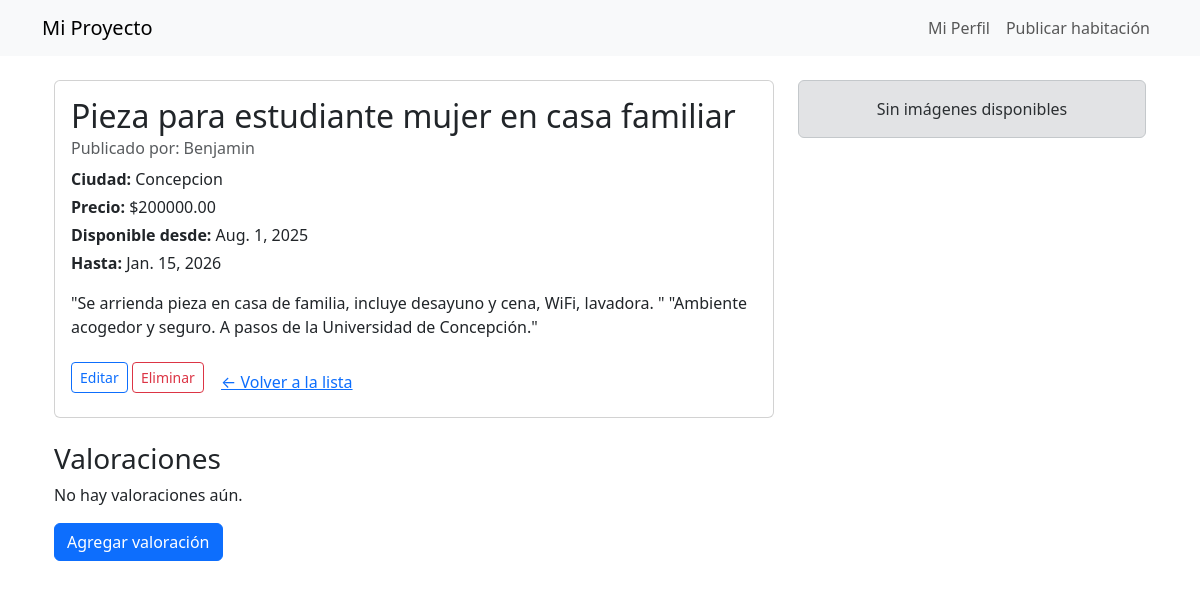
The page /listings/4/ (signed in) on the database as committed earlier.
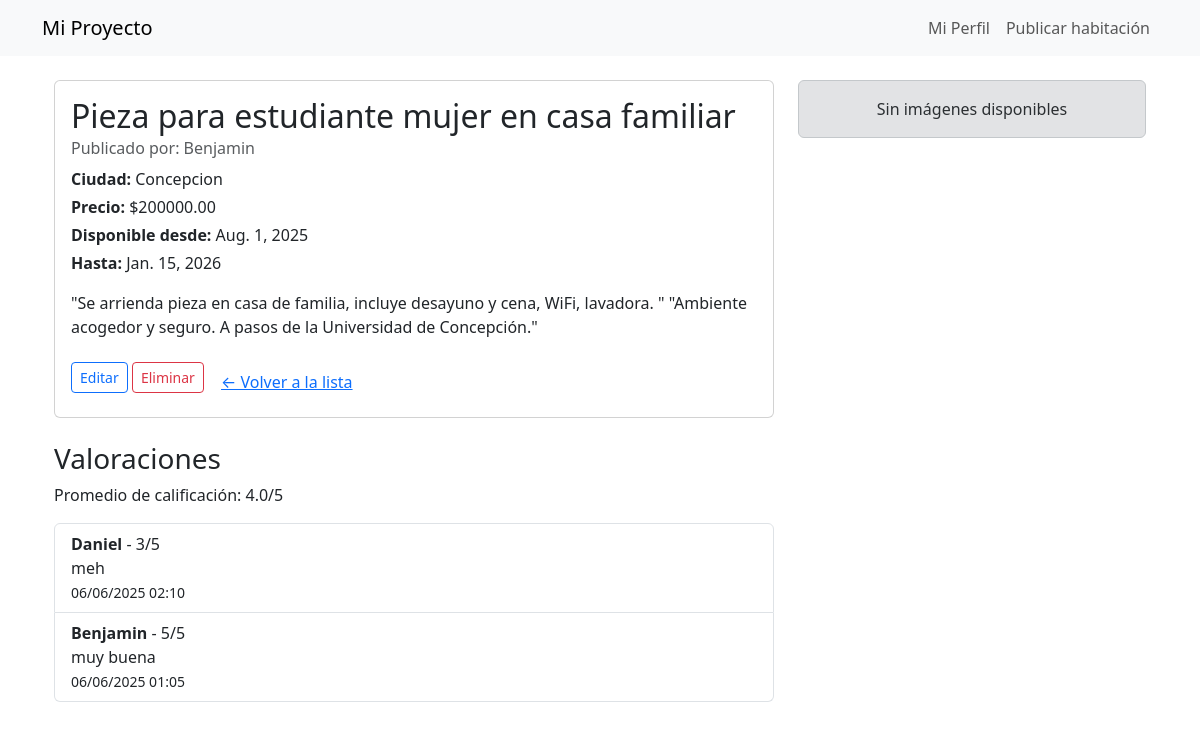
The same page on the database as committed later.
### listings/models.py (models this page shows, shortened)
class Room(models.Model):
    owner = models.ForeignKey(settings.AUTH_USER_MODEL, on_delete=models.CASCADE)
    title = models.CharField(max_length=100)
    description = models.TextField()
    price = models.DecimalField(max_digits=8, decimal_places=2)
    city = models.CharField(max_length=100)
    address = models.CharField(max_length=200)
    available_from = models.DateField()
    available_to = models.DateField()
    created_at = models.DateTimeField(auto_now_add=True)
    archived = models.BooleanField(default=False)  # Nuevo campo

### accounts/models.py (models this page shows, shortened)
class User(AbstractUser):
    USER_ROLES = (
        ('student', 'Estudiante'),
        ('landlord', 'Arrendador'),
    )
    role = models.CharField(max_length=10, choices=USER_ROLES)
    university = models.CharField(max_length=100, blank=True, null=True)
    phone = models.CharField(max_length=20, blank=True, null=True)
    profile_image = models.ImageField(upload_to='profiles/', blank=True, null=True)
    birth_date = models.DateField(blank=True, null=True)  # Nuevo campo

### reviews/models.py (models this page shows, shortened)
class Review(models.Model):
    room = models.ForeignKey(Room, related_name='reviews', on_delete=models.CASCADE)
    user = models.ForeignKey(settings.AUTH_USER_MODEL, on_delete=models.CASCADE)
    rating = models.PositiveSmallIntegerField(choices=[(i, i) for i in range(1, 6)])
    comment = models.TextField()
    created_at = models.DateTimeField(auto_now_add=True)
    class Meta:
        unique_together = ('room', 'user')
        ordering = ['-created_at']

### listings/views.py (the view)
# urls.py: path('<int:pk>/', views.room_detail, name='room_detail'),
def room_detail(request, pk):
    room = get_object_or_404(Room, pk=pk)
    already_booked = False
    if request.user.is_authenticated:
        already_booked = Booking.objects.filter(
            room=room,
            student=request.user,
            status__in=['pending', 'approved'],
        ).exists()
    average_rating = room.reviews.aggregate(Avg('rating'))['rating__avg']
    user_reviewed = False
    if request.user.is_authenticated:
        user_reviewed = room.reviews.filter(user=request.user).exists()
    approved_booking = room.bookings.filter(status='approved').first()
    can_view = not room.archived or request.user == room.owner or (approved_booking and approved_booking.student == request.user)
    if not can_view:
        return redirect('listings:room_list')
    return render(request, 'listings/room_detail.html', {
        'room': room,
        'already_booked': already_booked,
        'average_rating': average_rating,
        'user_reviewed': user_reviewed,
    })

### templates/listings/room_detail.html (shortened to what this page needs)
{% extends 'base/base.html' %}
{% load static %}
{% block extra_head %}
<link rel="stylesheet" href="{% static 'css/room_detail.css' %}">
{% endblock %}
{% block content %}
<div class="container mt-4">
  <div class="row">
    <div class="col-md-8">
      <div class="card mb-4">
        <div class="card-body">
          <h2 class="card-title">{{ room.title }}</h2>
          <h6 class="card-subtitle mb-2 text-muted">Publicado por: {{ room.owner.username }}</h6>
          <p class="mb-1"><strong>Ciudad:</strong> {{ room.city }}</p>
          <p class="mb-1"><strong>Precio:</strong> ${{ room.price }}</p>
          <p class="mb-1"><strong>Disponible desde:</strong> {{ room.available_from }}</p>
          <p class="mb-3"><strong>Hasta:</strong> {{ room.available_to }}</p>
          <p class="card-text">{{ room.description }}</p>
          {% if user == room.owner %}
            <a href="{% url 'listings:room_update' room.pk %}" class="btn btn-outline-primary btn-sm">Editar</a>
            <a href="{% url 'listings:room_delete' room.pk %}" class="btn btn-outline-danger btn-sm">Eliminar</a>
          {% endif %}
          <a href="{% url 'listings:room_list' %}" class="btn btn-link mt-2">← Volver a la lista</a>
        </div>
      </div>
      {% include "reviews/review_list.html" with reviews=room.reviews.all user_reviewed=user_reviewed room=room average_rating=average_rating %}
    </div>
    <div class="col-md-4">
      {% if room.images.all %}
        <div id="roomImagesCarousel" class="carousel slide mb-4" data-bs-ride="carousel">
          <div class="carousel-inner">
            {% for img in room.images.all %}
              <div class="carousel-item {% if forloop.first %}active{% endif %}">
                <img src="{{ img.image.url }}" class="d-block w-100 rounded" alt="Foto de la habitación">
              </div>
            {% endfor %}
          </div>
          {% if room.images.count > 1 %}
            <button class="carousel-control-prev" type="button" data-bs-target="#roomImagesCarousel" data-bs-slide="prev">
              <span class="carousel-control-prev-icon" aria-hidden="true"></span>
              <span class="visually-hidden">Anterior</span>
            </button>
            <button class="carousel-control-next" type="button" data-bs-target="#roomImagesCarousel" data-bs-slide="next">
              <span class="carousel-control-next-icon" aria-hidden="true"></span>
              <span class="visually-hidden">Siguiente</span>
            </button>
          {% endif %}
        </div>
      {% else %}
        <div class="alert alert-secondary text-center">Sin imágenes disponibles</div>
      {% endif %}
    </div>
  </div>
</div>
{% endblock %}

### templates/base/base.html (shortened to what this page needs)
<!DOCTYPE html>
<html lang="es">
<head>
    <link href="https://cdn.jsdelivr.net/npm/bootstrap@5.3.3/dist/css/bootstrap.min.css" rel="stylesheet">
    {% block extra_head %}{% endblock %}
</head>
<body>
    <nav class="navbar navbar-expand-lg navbar-light bg-light mb-4">
        <div class="container">
            <a class="navbar-brand" href="{% url 'home' %}">Mi Proyecto</a>
            {% if user.is_authenticated %}
                <ul class="navbar-nav ms-auto">
                    <li class="nav-item">
                        <a class="nav-link" href="{% url 'accounts:profile' %}">Mi Perfil</a>
                    </li>
                    <li class="nav-item">
                        <a class="nav-link" href="{% url 'listings:room_create' %}">Publicar habitación</a>
                    </li>
                </ul>
            {% endif %}
        </div>
    </nav>
    <div class="container">
      <div class="position-fixed top-0 end-0 p-3" style="z-index: 1050;">
      </div>
      {% block content %}{% endblock %}
    </div>
</body>
</html>

### templates/reviews/review_list.html
<h3>Valoraciones</h3>
{% if reviews %}
    <p>Promedio de calificación: {{ average_rating|floatformat:1 }}/5</p>
    <ul class="list-group mb-3">
        {% for review in reviews %}
            <li class="list-group-item">
                <strong>{{ review.user.username }}</strong> - {{ review.rating }}/5<br>
                {{ review.comment }}<br>
                <small>{{ review.created_at|date:"d/m/Y H:i" }}</small>
            </li>
        {% endfor %}
    </ul>
{% else %}
    <p>No hay valoraciones aún.</p>
{% endif %}
{% if user.is_authenticated and not user_reviewed %}
    <a href="{% url 'reviews:add_review' room.pk %}" class="btn btn-primary">Agregar valoración</a>
{% endif %}

Rows that differ between the two databases and show on the page:
added Review: user.username "Daniel", rating "3", comment "meh", created_at "06/06/2025 02:10"
added Review: user.username "Benjamin", rating "5", comment "muy buena", created_at "06/06/2025 01:05"
Other text that changed with them:
{{ average_rating|floatformat:1 }}: (not shown) → "4.0"
text no longer shown: "No hay valoraciones aún. Agregar valoración"
text now shown: "Promedio de calificación: /5"
